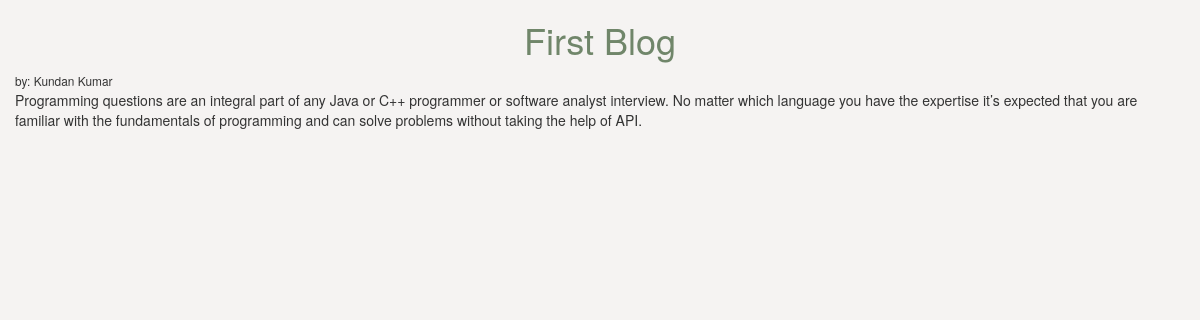
Page /artile/1 on the committed database.
### theblog/models.py (models this page shows, shortened)
class Post(models.Model):
    title = models.CharField(max_length=60)
    author = models.ForeignKey(User,on_delete=models.CASCADE)
    body = models.TextField()

### theblog/views.py (the view)
# urls.py: path('artile/<int:pk>', ArticleView.as_view(), name = 'details')
class ArticleView(DetailView):
    model = Post
    template_name = 'details.html'

### theblog/templates/details.html (shortened to what this page needs)
<!DOCTYPE html>
<html>
    <head>
<link rel="stylesheet" href="https://maxcdn.bootstrapcdn.com/bootstrap/3.4.1/css/bootstrap.min.css">
    </head>
    <body>
        <div class="container">
            <div class="row">
                <h1 style="text-align: center;">{{post.title}}</h1>
                <small style="text-align: justify;">by: {{post.author.first_name}} {{post.author.last_name}}</small><br/>
                {{post.body}}
            </div>
        </div>
    </body>
</html>

### theblog/templates/details.html (style rules this page uses)
body { background-color: #F5F3F2; }
h1 { color: rgb(112, 134, 106); }

### rows in the picture
Post: title "First Blog", author.first_name "Kundan", author.last_name "Kumar", body "Programming questions are an integral part of any Java or C++ programmer or software analyst interview. No matter which language you have the expertise it’s expected that you are familiar with the fundamentals of programming and can solve problems without taking the help of API."
